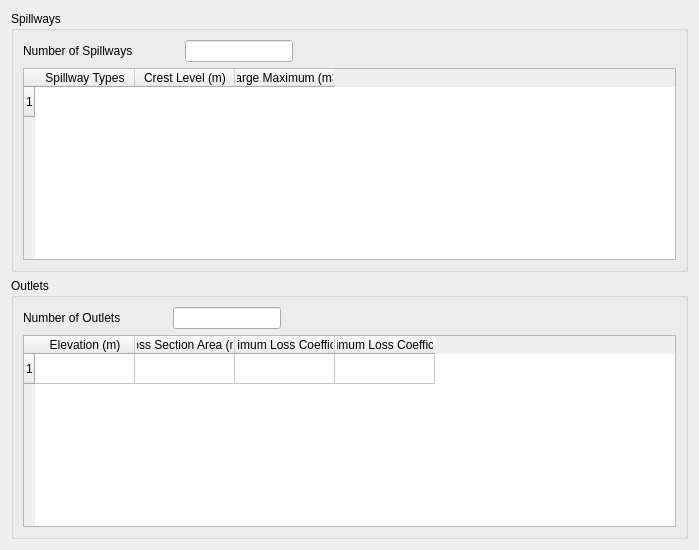
     <widget class="QWidget" name="spill_out_tab">
      <attribute name="title">
       <string>Spillway/Outlets</string>
      </attribute>
      <layout class="QGridLayout" name="gridLayout_12">
       <item row="0" column="0">
        <widget class="QGroupBox" name="spillway_box">
         <property name="title">
          <string>Spillways</string>
         </property>
         <layout class="QGridLayout" name="gridLayout_14">
          <item row="1" column="0" colspan="4">
           <widget class="QTableWidget" name="spillway_table">
            <property name="minimumSize">
             <size>
              <width>653</width>
              <height>0</height>
             </size>
            </property>
            <property name="textElideMode">
             <enum>Qt::ElideLeft</enum>
            </property>
            <property name="gridStyle">
             <enum>Qt::NoPen</enum>
            </property>
            <property name="rowCount">
             <number>1</number>
            </property>
            <attribute name="horizontalHeaderCascadingSectionResizes">
             <bool>true</bool>
            </attribute>
            <attribute name="horizontalHeaderHighlightSections">
             <bool>true</bool>
            </attribute>
            <attribute name="horizontalHeaderMinimumSectionSize">
             <number>100</number>
            </attribute>
            <attribute name="horizontalHeaderShowSortIndicator" stdset="0">
             <bool>false</bool>
            </attribute>
            <attribute name="horizontalHeaderStretchLastSection">
             <bool>false</bool>
            </attribute>
            <attribute name="verticalHeaderStretchLastSection">
             <bool>false</bool>
            </attribute>
            <row/>
            <column>
             <property name="text">
              <string>Spillway Types</string>
             </property>
            </column>
            <column>
             <property name="text">
              <string>Crest Level (m)</string>
             </property>
            </column>
            <column>
             <property name="text">
              <string>Discharge Maximum (m3/sec)</string>
             </property>
            </column>
           </widget>
          </item>
          <item row="0" column="1">
           <spacer name="horizontalSpacer_5">
            <property name="orientation">
             <enum>Qt::Horizontal</enum>
            </property>
            <property name="sizeType">
             <enum>QSizePolicy::Fixed</enum>
            </property>
            <property name="sizeHint" stdset="0">
             <size>
              <width>40</width>
              <height>20</height>
             </size>
            </property>
           </spacer>
          </item>
          <item row="0" column="3">
           <spacer name="horizontalSpacer_3">
            <property name="orientation">
             <enum>Qt::Horizontal</enum>
            </property>
            <property name="sizeHint" stdset="0">
             <size>
              <width>40</width>
              <height>20</height>
             </size>
            </property>
           </spacer>
          </item>
          <item row="0" column="2">
           <widget class="QLineEdit" name="num_spill_edit">
            <property name="sizePolicy">
             <sizepolicy hsizetype="Fixed" vsizetype="Fixed">
              <horstretch>0</horstretch>
              <verstretch>0</verstretch>
             </sizepolicy>
            </property>
           </widget>
          </item>
          <item row="0" column="0">
           <widget class="QLabel" name="num_spill_label">
            <property name="sizePolicy">
             <sizepolicy hsizetype="Fixed" vsizetype="Preferred">
              <horstretch>0</horstretch>
              <verstretch>0</verstretch>
             </sizepolicy>
            </property>
            <property name="text">
             <string>Number of Spillways</string>
            </property>
            <property name="buddy">
             <cstring>num_spill_edit</cstring>
            </property>
           </widget>
          </item>
         </layout>
        </widget>
       </item>
       <item row="1" column="0">
        <widget class="QGroupBox" name="outlet_box">
         <property name="title">
          <string>Outlets</string>
         </property>
         <layout class="QGridLayout" name="gridLayout_13">
          <item row="1" column="0" colspan="4">
           <widget class="QTableWidget" name="outlet_table">
            <property name="rowCount">
             <number>1</number>
            </property>
            <row/>
            <column>
             <property name="text">
              <string>Elevation (m)</string>
             </property>
            </column>
            <column>
             <property name="text">
              <string>Cross Section Area (m2)</string>
             </property>
            </column>
            <column>
             <property name="text">
              <string>Maximum Loss Coefficient</string>
             </property>
            </column>
            <column>
             <property name="text">
              <string>Minimum Loss Coefficient</string>
             </property>
            </column>
           </widget>
          </item>
          <item row="0" column="0">
           <widget class="QLabel" name="num_outlet_label">
            <property name="sizePolicy">
             <sizepolicy hsizetype="Fixed" vsizetype="Preferred">
              <horstretch>0</horstretch>
              <verstretch>0</verstretch>
             </sizepolicy>
            </property>
            <property name="text">
             <string>Number of Outlets</string>
            </property>
            <property name="buddy">
             <cstring>num_outlet_edit</cstring>
            </property>
           </widget>
          </item>
          <item row="0" column="3">
           <spacer name="horizontalSpacer_4">
            <property name="orientation">
             <enum>Qt::Horizontal</enum>
            </property>
            <property name="sizeHint" stdset="0">
             <size>
              <width>40</width>
              <height>20</height>
             </size>
            </property>
           </spacer>
          </item>
          <item row="0" column="2">
           <widget class="QLineEdit" name="num_outlet_edit">
            <property name="sizePolicy">
             <sizepolicy hsizetype="Fixed" vsizetype="Fixed">
              <horstretch>0</horstretch>
              <verstretch>0</verstretch>
             </sizepolicy>
            </property>
           </widget>
          </item>
          <item row="0" column="1">
           <spacer name="horizontalSpacer_6">
            <property name="orientation">
             <enum>Qt::Horizontal</enum>
            </property>
            <property name="sizeType">
             <enum>QSizePolicy::Fixed</enum>
            </property>
            <property name="sizeHint" stdset="0">
             <size>
              <width>40</width>
              <height>20</height>
             </size>
            </property>
           </spacer>
          </item>
         </layout>
        </widget>
       </item>
      </layout>
     </widget>
